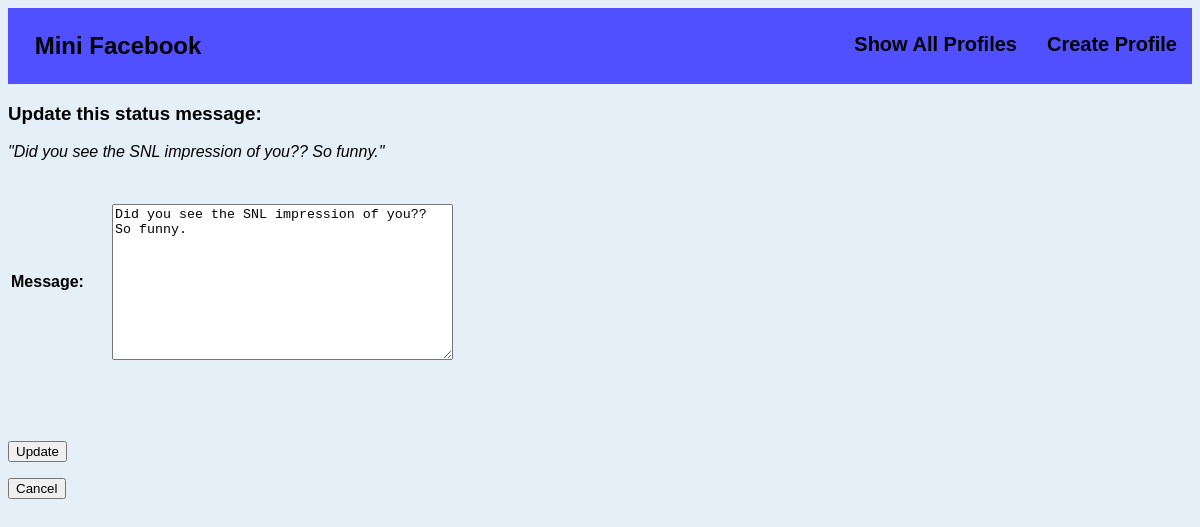
/mini_fb/status/3/update, run on an earlier commit of the app's database.
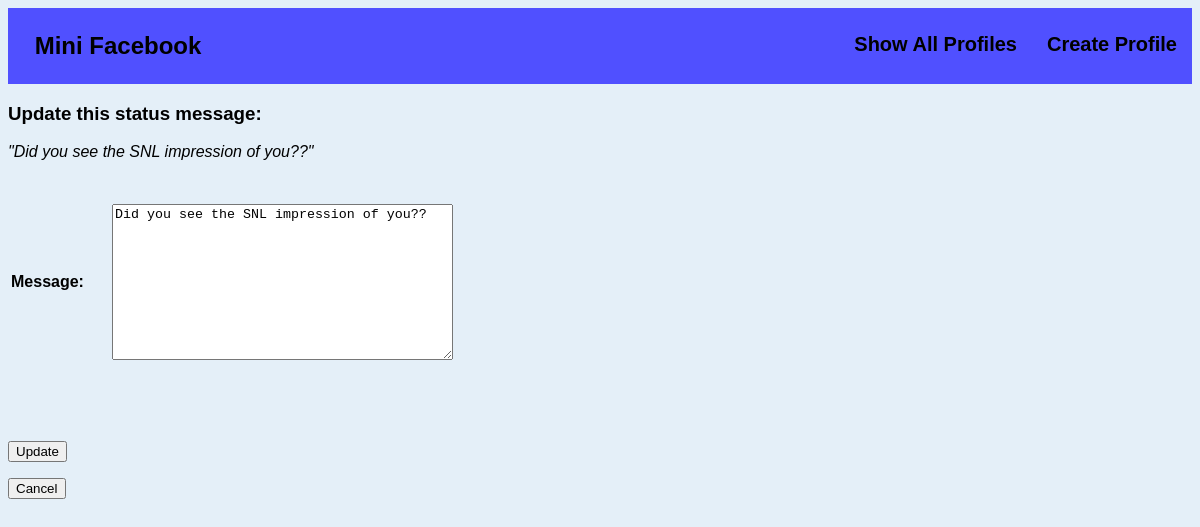
And on a later commit of the database.
### mini_fb/models.py (models this page shows, shortened)
class StatusMessage(models.Model):
    time_stamp = models.DateTimeField(auto_now=True)
    message = models.TextField(blank=False)
    profile = models.ForeignKey("Profile", on_delete=models.CASCADE)
    def __str__(self):
        return f'{self.message}'

### mini_fb/views.py (the view, shortened to what this page needs)
# urls.py: path('status/<int:pk>/update', UpdateStatusMessageView.as_view(), name="update_status"), #update status message form
class UpdateStatusMessageView(UpdateView):
    form_class = UpdateStatusForm
    template_name = 'mini_fb/update_status_form.html'
    model = StatusMessage
    def get_context_data(self):
        context = super().get_context_data()
        pk = self.kwargs['pk']
        status_message = StatusMessage.objects.get(pk=pk)
        context['status_message'] = status_message
        return context

### mini_fb/forms.py
class UpdateStatusForm(forms.ModelForm):
    class Meta:
        model = StatusMessage
        fields = ['message',]

### mini_fb/templates/mini_fb/update_status_form.html (shortened to what this page needs)
{% extends 'mini_fb/base.html' %}
{% block content %}
<h3 style="text-align: left;">Update this status message:</h3>
<p style="text-align: left; font-style: italic;">
    "{{status_message}}"
</p>
<form method="POST" enctype="multipart/form-data">
    <table>{{form.as_table}}</table>
    <br><br>
    <br><input type="submit" name="submit" value="Update" style="display: inline-flex;">
</form>
<form action="{% url 'profile' status_message.profile.pk %}"method="GET">
    <input type="submit" name="submit" value="Cancel"  style="display: inline-flex;">
</form>
{% endblock %}

What changed in the data, as far as the page shows it:
changed StatusMessage: message "Did you see the SNL impression of you?? So funny." → "Did you see the SNL impression of you??"
